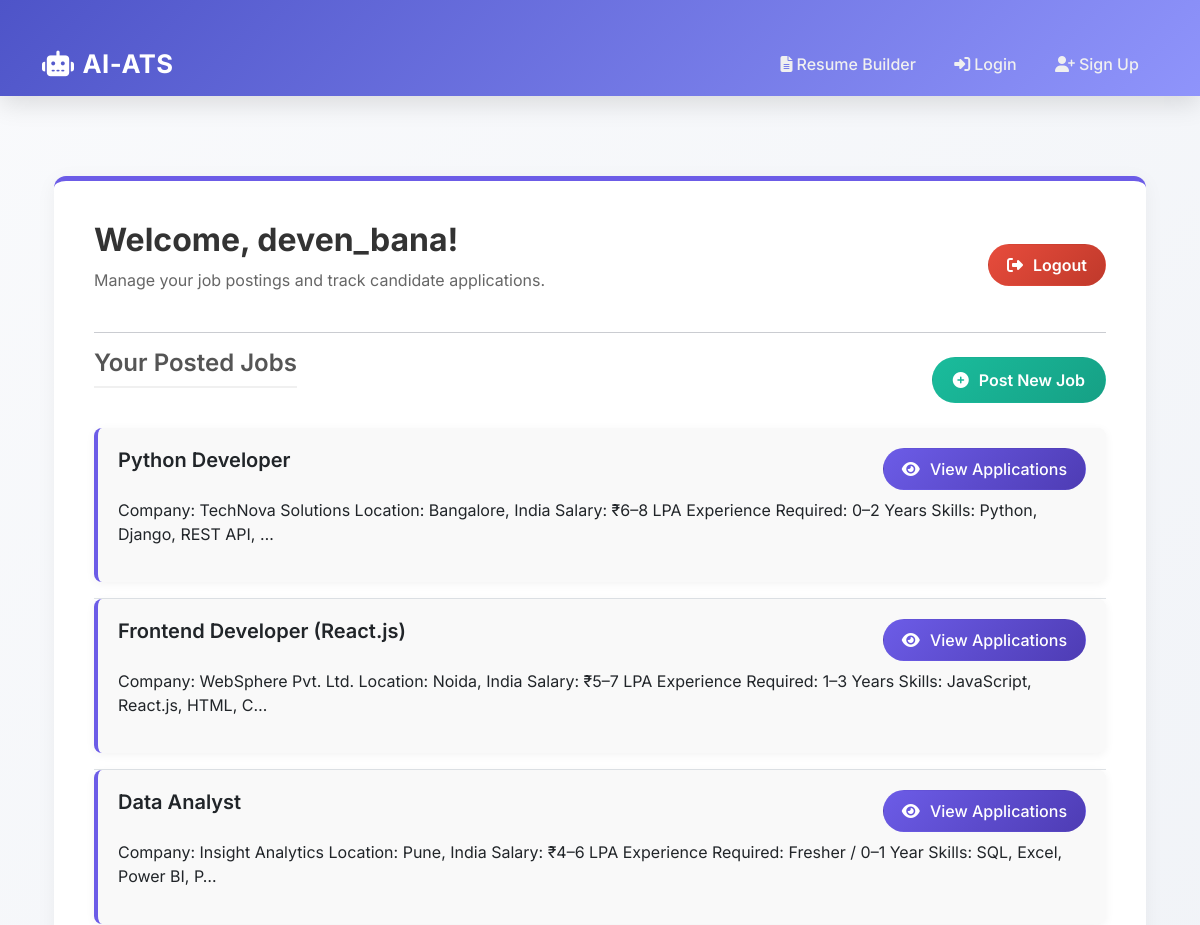
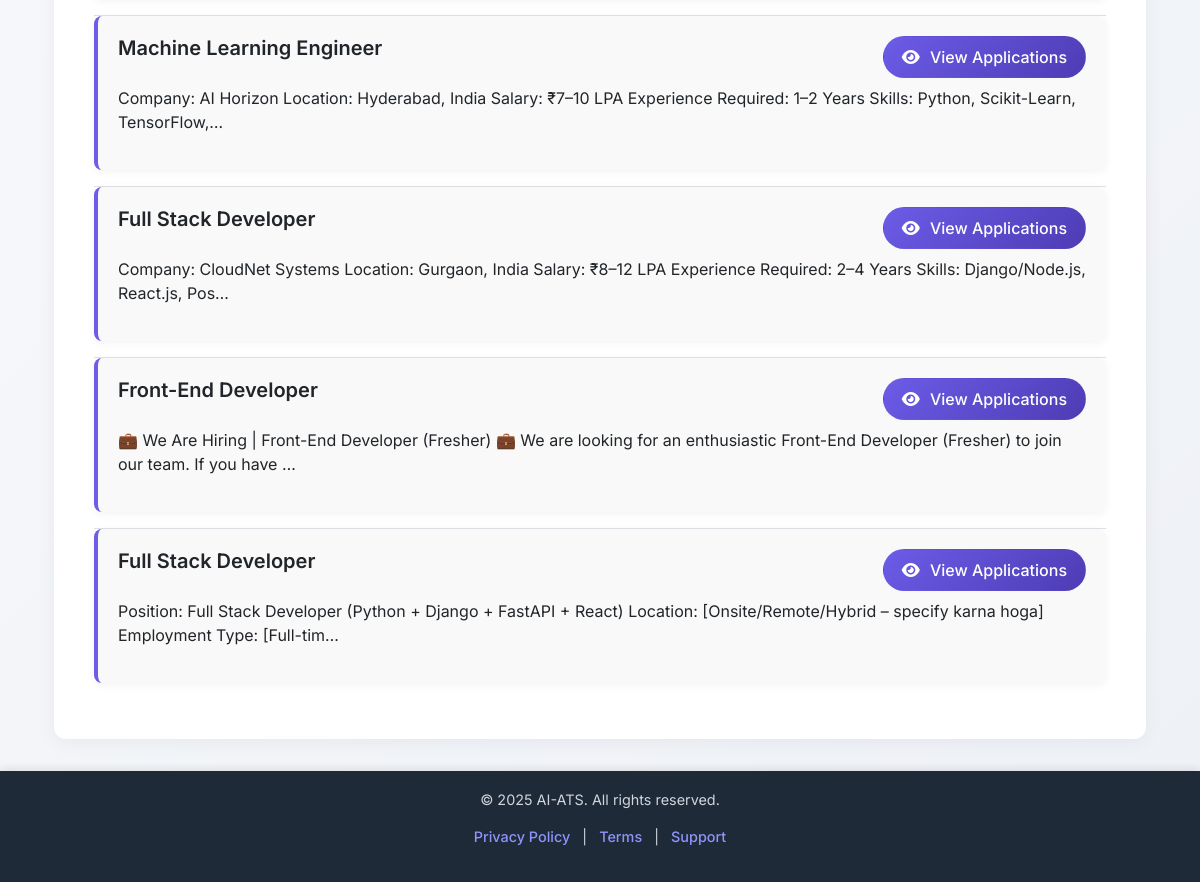
The page /dashboard/recruiter/ (signed in) on the database its author committed (2 pictures, top to bottom).
### core/models.py (models this page shows, shortened)
class CustomUser(AbstractUser):
    is_candidate = models.BooleanField(default=False)
    is_recruiter = models.BooleanField(default=False)

class Job(models.Model):
    title = models.CharField(max_length=200)
    description = models.TextField()
    recruiter = models.ForeignKey(
        'CustomUser',
        on_delete=models.CASCADE,
        limit_choices_to={'is_recruiter': True}
    )
    is_internal = models.BooleanField(default=True)
    external_url = models.URLField(blank=True, null=True)
    job_field = models.ForeignKey(JobField, on_delete=models.SET_NULL, null=True)

### core/views.py (the view)
# urls.py: path('dashboard/recruiter/', views.recruiter_dashboard, name='recruiter_dashboard'),
@login_required
def recruiter_dashboard(request):
    if not request.user.is_recruiter:
        return redirect('dashboard')
    recruiter_jobs = Job.objects.filter(recruiter=request.user)
    context = {
        'jobs': recruiter_jobs,
    }
    return render(request, 'core/recruiter_dashboard.html', context)

### core/templates/core/recruiter_dashboard.html (shortened to what this page needs)
{% extends 'core/base.html' %}
{% block content %}
<div class="container mt-5">
    <div class="row">
        <div class="col-12">
            <div class="ai-ats-card">
                <div class="d-flex justify-content-between align-items-center mb-4">
                    <div>
                        <h2 class="welcome-header">Welcome, {{ request.user.username }}!</h2>
                        <p class="welcome-subtitle">Manage your job postings and track candidate applications.</p>
                    </div>
                    <form action="{% url 'logout' %}" method="post">
                        <button type="submit" class="btn btn-logout">
                            <i class="fas fa-sign-out-alt"></i> Logout
                        </button>
                    </form>
                </div>
                <hr>
                <div class="d-flex justify-content-between align-items-center mb-3">
                    <h3 class="section-header">Your Posted Jobs</h3>
                    <a href="{% url 'post_job' %}" class="btn btn-add-job">
                        <i class="fas fa-plus-circle"></i> Post New Job
                    </a>
                </div>
                {% if jobs %}
                <ul class="list-group list-group-flush">
                    {% for job in jobs %}
                    <li class="list-group-item p-0">
                        <div class="job-item">
                            <div class="d-flex justify-content-between align-items-start mb-2">
                                <h4 class="job-title">{{ job.title }}</h4>
                                <a href="{% url 'recruiter_job_applications' job.id %}" class="btn btn-view">
                                    <i class="fas fa-eye"></i> View Applications
                                </a>
                            </div>
                            <p class="job-description">{{ job.description|truncatechars:150 }}</p>
                        </div>
                    </li>
                    {% empty %}
                    <p class="text-center text-muted mt-4">Abhi tak koi job post nahi ki hai.</p>
                    {% endfor %}
                </ul>
                {% endif %}
            </div>
        </div>
    </div>
</div>
{% endblock %}

### core/templates/core/base.html (style rules this page uses)
:root { --primary-gradient: linear-gradient(135deg, #4e54c8 0%, #8f94fb 100%); --shadow-lg: 0 8px 24px rgba(0,0,0,0.12); --transition: all 0.3s ease; --dark-navy: #1e2a38; --accent-blue: #4e54c8; --accent-purple: #8f94fb; }
body { font-family: 'Inter', sans-serif; background: linear-gradient(135deg, #f9fafc, #eef1f6); color: #2d3748; min-height: 100vh; display: flex; flex-direction: column; }
.container { flex: 1; margin-top: 2rem; }

### core/templates/core/recruiter_dashboard.html (style rules this page uses)
.ai-ats-card { background-color: #ffffff; border-radius: 12px; padding: 2.5rem; box-shadow: 0 4px 20px rgba(0, 0, 0, 0.05); margin-bottom: 2rem; border-top: 5px solid #6c5ce7; }
.welcome-header { font-weight: 700; font-size: 2rem; margin-bottom: 0.5rem; color: #333; }
.welcome-subtitle { color: #666; font-size: 1rem; }
.section-header { font-size: 1.5rem; font-weight: 600; margin-bottom: 1.5rem; border-bottom: 2px solid #f0f0f0; padding-bottom: 0.5rem; color: #555; }
.job-item { background-color: #f9f9f9; border-radius: 8px; padding: 1.25rem; margin-bottom: 1rem; border-left: 4px solid #6c5ce7; box-shadow: 0 2px 10px rgba(0, 0, 0, 0.05); transition: all 0.2s ease-in-out; }
.job-title { font-size: 1.25rem; font-weight: 600; margin-bottom: 0.5rem; }
.btn-view { background: linear-gradient(135deg, #6c5ce7, #4e3cb4); color: white; font-weight: 500; border-radius: 30px; padding: 8px 18px; transition: all 0.3s ease; }
.btn-view i { margin-right: 6px; }
.btn-add-job { background: linear-gradient(135deg, #1abc9c, #16a085); color: white; font-weight: 600; border-radius: 30px; padding: 10px 20px; transition: all 0.3s ease; }
.btn-add-job i { margin-right: 6px; }
.btn-logout { background: linear-gradient(135deg, #e74c3c, #c0392b); color: white; font-weight: 600; border-radius: 30px; padding: 8px 18px; transition: all 0.3s ease; }
.btn-logout i { margin-right: 6px; }

### rows shown on the page
CustomUser: user.username "deven_bana"
Job: title "Python Developer", description "Company: TechNova Solutions Location: Bangalore, India Salary: ₹6–8 LPA Experience Required: 0–2 Years Skills: Python, Django, REST API, …"
Job: title "Frontend Developer (React.js)", description "Company: WebSphere Pvt. Ltd. Location: Noida, India Salary: ₹5–7 LPA Experience Required: 1–3 Years Skills: JavaScript, React.js, HTML, C…"
Job: title "Data Analyst", description "Company: Insight Analytics Location: Pune, India Salary: ₹4–6 LPA Experience Required: Fresher / 0–1 Year Skills: SQL, Excel, Power BI, P…"
Job: title "Machine Learning Engineer", description "Company: AI Horizon Location: Hyderabad, India Salary: ₹7–10 LPA Experience Required: 1–2 Years Skills: Python, Scikit-Learn, TensorFlow,…"
Job: title "Full Stack Developer", description "Company: CloudNet Systems Location: Gurgaon, India Salary: ₹8–12 LPA Experience Required: 2–4 Years Skills: Django/Node.js, React.js, Pos…"
Job: title "Front-End Developer", description "💼 We Are Hiring | Front-End Developer (Fresher) 💼 We are looking for an enthusiastic Front-End Developer (Fresher) to join our team. If you have …"
Job: title "Full Stack Developer", description "Position: Full Stack Developer (Python + Django + FastAPI + React) Location: [Onsite/Remote/Hybrid – specify karna hoga] Employment Type: [Full-tim…"
